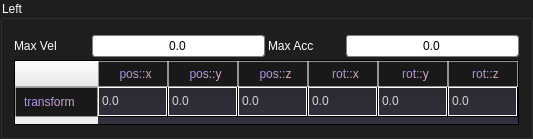
            <widget class="QGroupBox" name="left_bais_transform">
             <property name="sizePolicy">
              <sizepolicy hsizetype="Minimum" vsizetype="Preferred">
               <horstretch>0</horstretch>
               <verstretch>0</verstretch>
              </sizepolicy>
             </property>
             <property name="styleSheet">
              <string notr="true">QGroupBox{
	color:white;
	font: 12pt &quot;Sitka&quot;;
	background-color: rgb(30, 30, 30);    
}

</string>
             </property>
             <property name="title">
              <string>Left</string>
             </property>
             <layout class="QVBoxLayout" name="verticalLayout_7">
              <property name="spacing">
               <number>3</number>
              </property>
              <property name="topMargin">
               <number>15</number>
              </property>
              <item>
               <layout class="QHBoxLayout" name="left_val_config_layout" stretch="0,0">
                <property name="spacing">
                 <number>3</number>
                </property>
                <property name="sizeConstraint">
                 <enum>QLayout::SetNoConstraint</enum>
                </property>
                <item>
                 <layout class="QHBoxLayout" name="spline_vel_layout_2" stretch="0,0">
                  <property name="spacing">
                   <number>3</number>
                  </property>
                  <property name="sizeConstraint">
                   <enum>QLayout::SetNoConstraint</enum>
                  </property>
                  <item>
                   <widget class="QLabel" name="spline_vel_text_2">
                    <property name="minimumSize">
                     <size>
                      <width>75</width>
                      <height>0</height>
                     </size>
                    </property>
                    <property name="sizeIncrement">
                     <size>
                      <width>75</width>
                      <height>0</height>
                     </size>
                    </property>
                    <property name="styleSheet">
                     <string notr="true">QLabel{
	color:white;
	font: 12pt &quot;Sitka&quot;;
	background-color: rgb(30, 30, 30);
	border: none;
    border-radius: 0px;
}
</string>
                    </property>
                    <property name="text">
                     <string>Max Vel</string>
                    </property>
                   </widget>
                  </item>
                  <item>
                   <widget class="QLineEdit" name="sync_vel_val_left">
                    <property name="minimumSize">
                     <size>
                      <width>0</width>
                      <height>22</height>
                     </size>
                    </property>
                    <property name="styleSheet">
                     <string notr="true">QLineEdit{
font:  9pt &quot;Cascadia Code&quot;;
color: black;
background: qlineargradient(x1: 0, y1: 0, x2: 0, y2: 1,
                                 stop: 0 #E1E1E1, stop: 0.4 #DDDDDD,
                                 stop: 0.5 #D8D8D8, stop: 1.0 #D3D3D3);
border: 1px solid gray;
border-radius: 3px;
}</string>
                    </property>
                    <property name="text">
                     <string>0.0</string>
                    </property>
                    <property name="alignment">
                     <set>Qt::AlignCenter</set>
                    </property>
                   </widget>
                  </item>
                 </layout>
                </item>
                <item>
                 <layout class="QHBoxLayout" name="spline_acc_layout_2" stretch="0,0">
                  <property name="spacing">
                   <number>3</number>
                  </property>
                  <property name="sizeConstraint">
                   <enum>QLayout::SetNoConstraint</enum>
                  </property>
                  <item>
                   <widget class="QLabel" name="spline_acc_text_2">
                    <property name="minimumSize">
                     <size>
                      <width>75</width>
                      <height>0</height>
                     </size>
                    </property>
                    <property name="sizeIncrement">
                     <size>
                      <width>75</width>
                      <height>0</height>
                     </size>
                    </property>
                    <property name="styleSheet">
                     <string notr="true">QLabel{
	color:white;
	font: 12pt &quot;Sitka&quot;;
	background-color: rgb(30, 30, 30);
	border: none;
    border-radius: 0px;
}
</string>
                    </property>
                    <property name="text">
                     <string>Max Acc</string>
                    </property>
                   </widget>
                  </item>
                  <item>
                   <widget class="QLineEdit" name="sync_acc_val_left">
                    <property name="minimumSize">
                     <size>
                      <width>0</width>
                      <height>22</height>
                     </size>
                    </property>
                    <property name="styleSheet">
                     <string notr="true">QLineEdit{
font:  9pt &quot;Cascadia Code&quot;;
color: black;
background: qlineargradient(x1: 0, y1: 0, x2: 0, y2: 1,
                                 stop: 0 #E1E1E1, stop: 0.4 #DDDDDD,
                                 stop: 0.5 #D8D8D8, stop: 1.0 #D3D3D3);
border: 1px solid gray;
border-radius: 3px;
}</string>
                    </property>
                    <property name="text">
                     <string>0.0</string>
                    </property>
                    <property name="alignment">
                     <set>Qt::AlignCenter</set>
                    </property>
                   </widget>
                  </item>
                 </layout>
                </item>
               </layout>
              </item>
              <item>
               <widget class="QTableWidget" name="sync_bias_tbl_left">
                <property name="sizePolicy">
                 <sizepolicy hsizetype="Expanding" vsizetype="Fixed">
                  <horstretch>0</horstretch>
                  <verstretch>0</verstretch>
                 </sizepolicy>
                </property>
                <property name="minimumSize">
                 <size>
                  <width>505</width>
                  <height>65</height>
                 </size>
                </property>
                <property name="maximumSize">
                 <size>
                  <width>16777215</width>
                  <height>65</height>
                 </size>
                </property>
                <property name="styleSheet">
                 <string notr="true">QHeaderView::section{
	font: 12pt &quot;Sitka&quot;;
	color: qlineargradient(spread:pad, x1:0, y1:0, x2:1, y2:1, stop:0 rgba(125, 135, 255, 255), stop:1 rgba(255, 175, 175, 255));
	background-color: rgb(25, 25, 25);
	border: 1px ridge  rgba(155, 155, 155, 150);
	min-width:70px;
	padding: 3px 3px 3px 8px;
}
QTableView{	
	color: white;
	background-color: qlineargradient(spread:pad, x1:0, y1:0, x2:0, y2:1, stop:0 rgba(35, 35, 35, 255), stop:1 rgba(50, 50, 65, 255));
	
}

QTableView::item{
	font: 9pt &quot;微软雅黑&quot;;
	color: lightgrey;
	border:1px solid white;
	text-align:center center;
}

QTableView::item::hover{
	font: 9pt &quot;微软雅黑&quot;;
	background: qlineargradient(x1: 0, y1: 0, x2: 1, y2: 0, stop:1 #333377, stop: 0 #995599);
	text-align:right;
}

QTableView::item::selected {
	
	background: qlineargradient(x1: 0, y1: 0, x2: 1, y2: 0, stop:0 #559977, stop: 1 #224455);
	color: rgb(255, 230, 20);
}

QTreeView::item:selected:active{
	font: bold 12pt &quot;微软雅黑&quot;;
    background: qlineargradient(x1: 0, y1: 0, x2: 0, y2: 1, stop: 0 #6ea1f1, stop: 1 #567dbc);
}
</string>
                </property>
                <attribute name="horizontalHeaderMinimumSectionSize">
                 <number>50</number>
                </attribute>
                <attribute name="horizontalHeaderDefaultSectionSize">
                 <number>70</number>
                </attribute>
                <attribute name="verticalHeaderMinimumSectionSize">
                 <number>30</number>
                </attribute>
                <row>
                 <property name="text">
                  <string>transform</string>
                 </property>
                </row>
                <column>
                 <property name="text">
                  <string>pos::x</string>
                 </property>
                </column>
                <column>
                 <property name="text">
                  <string>pos::y</string>
                 </property>
                </column>
                <column>
                 <property name="text">
                  <string>pos::z</string>
                 </property>
                </column>
                <column>
                 <property name="text">
                  <string>rot::x</string>
                 </property>
                </column>
                <column>
                 <property name="text">
                  <string>rot::y</string>
                 </property>
                </column>
                <column>
                 <property name="text">
                  <string>rot::z</string>
                 </property>
                </column>
                <item row="0" column="0">
                 <property name="text">
                  <string>0.0</string>
                 </property>
                </item>
                <item row="0" column="1">
                 <property name="text">
                  <string>0.0</string>
                 </property>
                </item>
                <item row="0" column="2">
                 <property name="text">
                  <string>0.0</string>
                 </property>
                </item>
                <item row="0" column="3">
                 <property name="text">
                  <string>0.0</string>
                 </property>
                </item>
                <item row="0" column="4">
                 <property name="text">
                  <string>0.0</string>
                 </property>
                </item>
                <item row="0" column="5">
                 <property name="text">
                  <string>0.0</string>
                 </property>
                </item>
               </widget>
              </item>
             </layout>
            </widget>
